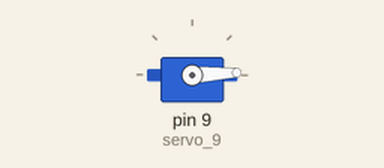
This sketch was run on a simulated Arduino Uno, built with avr-gcc and run on an emulated ATmega328P. Parts: servo.

Above: at 0.05 s.
At 1.1 s:
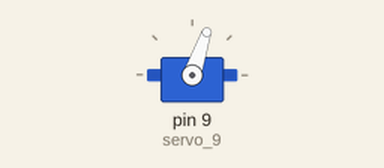
At 2.2 s:
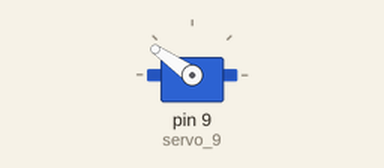
At 4.4 s:
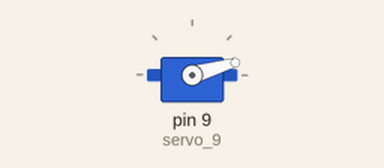
Timing chart, 0 to 5.9 s (numbered marks = the images above):
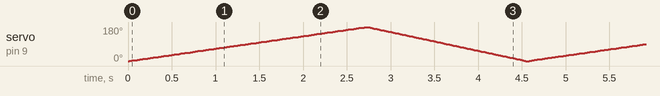

The sketch:

motor360.ino
```cpp
#include <Servo.h>

int pos = 0;

Servo servo_9;

void setup()
{
  servo_9.attach(9);
}

void loop()
{
  // sweep the servo from 0 to 180 degrees in steps
  // of 1 degrees
  for (pos = 0; pos <= 180; pos += 1) {

    servo_9.write(pos);
    delay(15); // Wait for 15 millisecond(s)
  }
  for (pos = 180; pos >= 0; pos -= 1) {
    servo_9.write(pos);
    delay(10); // Wait for 15 millisecond(s)
  }
}
```
